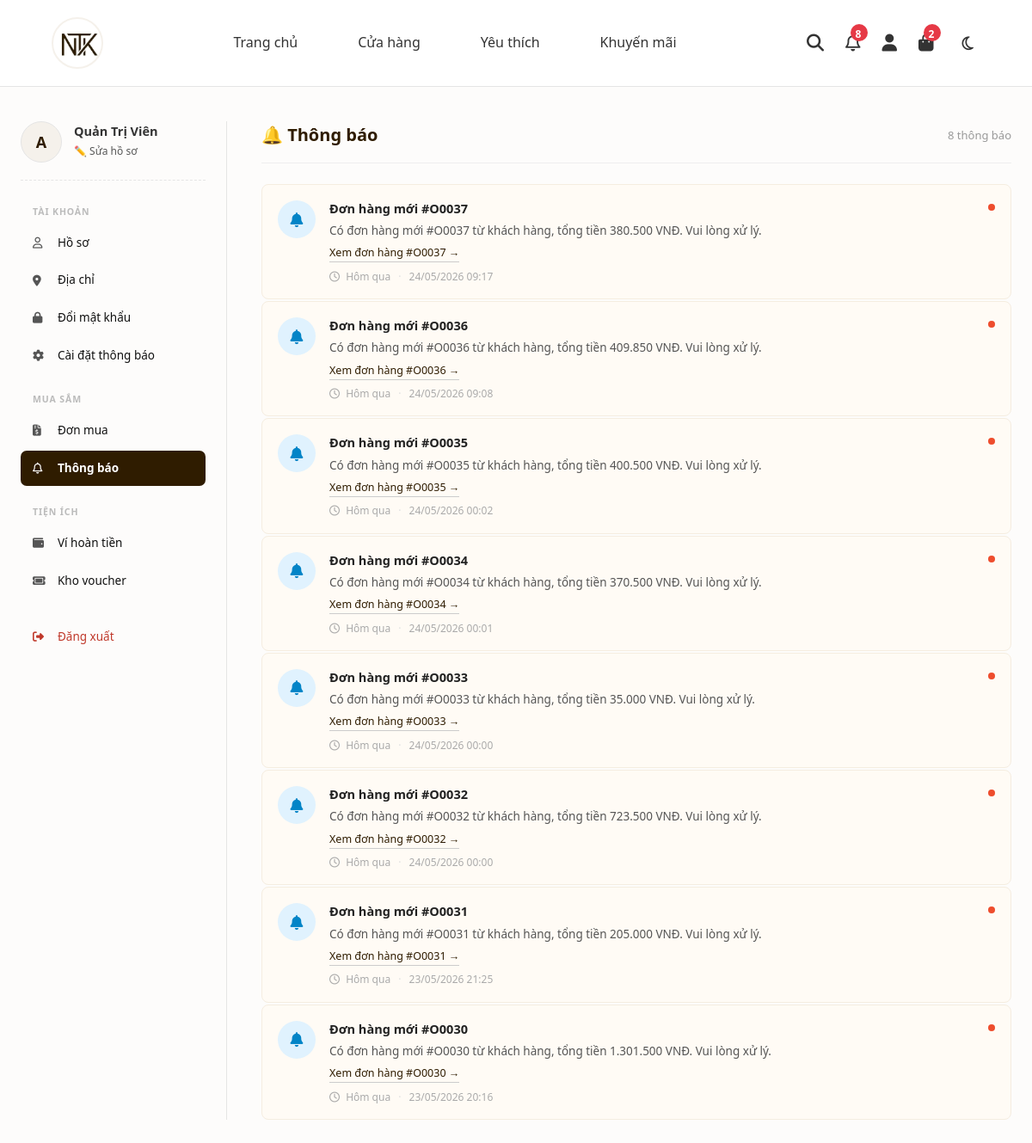
Page /views/user/dashboard.php?view=thongbao (signed in) on the earlier database version.
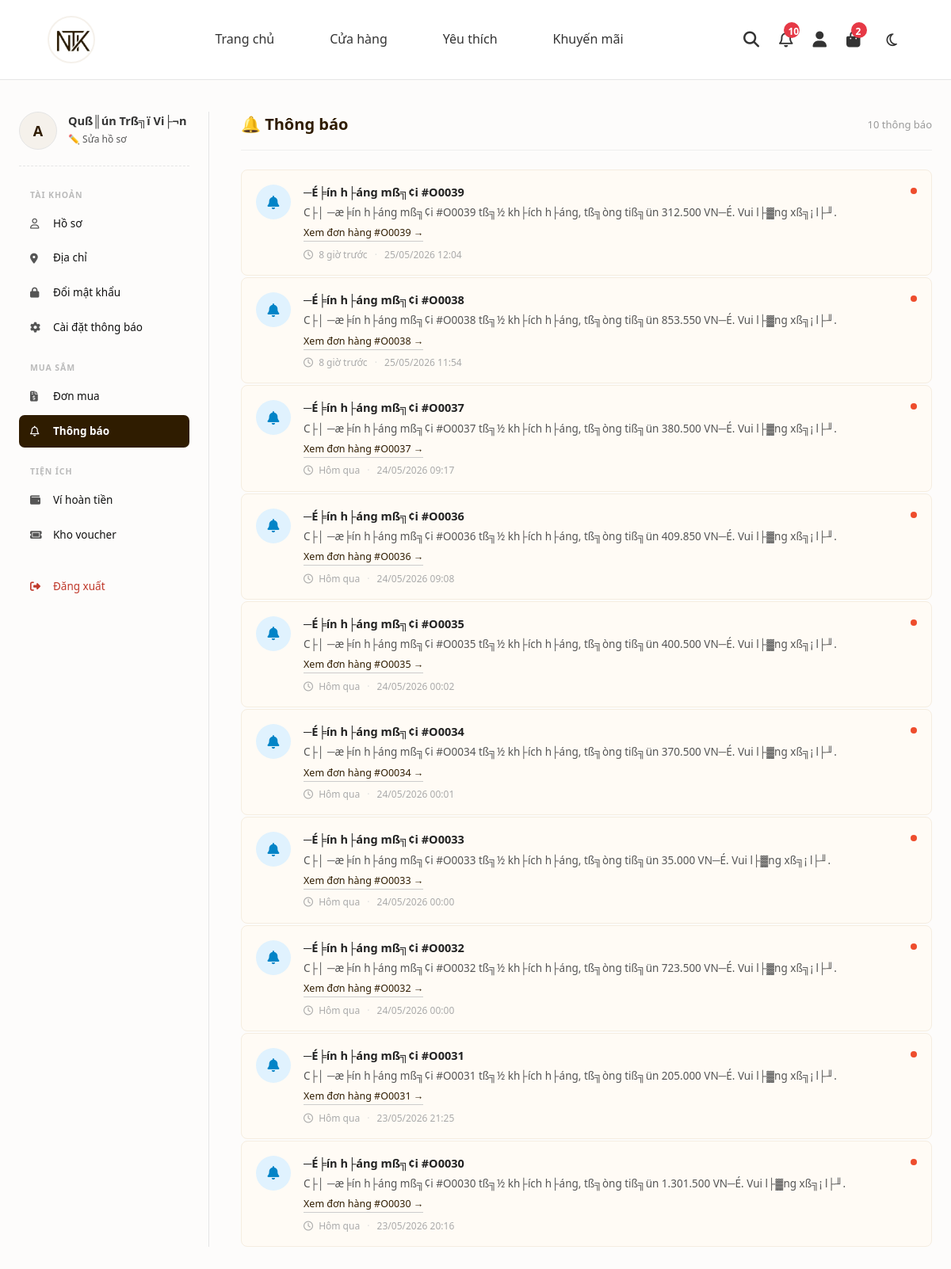
Same page on the later database version.
### tables this page shows
CREATE TABLE `users` (
  `user_id` char(5) NOT NULL,
  `username` varchar(50) NOT NULL,
  `password` varchar(50) NOT NULL,
  `fullname` varchar(100) DEFAULT NULL,
  `email` varchar(100) DEFAULT NULL,
  `phonenumber` varchar(10) DEFAULT NULL,
  `address` text DEFAULT NULL,
  `verification_code` varchar(6) DEFAULT NULL,
  `verification_code_expires_at` datetime DEFAULT NULL,
  `is_verified` int(11) DEFAULT 0,
  `role` int(11) DEFAULT 0,
  `status` int(11) DEFAULT 1,
  `created_at` datetime DEFAULT current_timestamp(),
  `total_orders` int(11) DEFAULT 0,
  `total_spend` decimal(15,2) DEFAULT 0.00,
  `bank_name` varchar(100) DEFAULT NULL,
  `bank_account_number` varchar(20) DEFAULT NULL,
  `bank_account_name` varchar(100) DEFAULT NULL,
  `wallet_balance` decimal(15,2) DEFAULT 0.00,
  `current_points` int(11) NOT NULL DEFAULT 0,
  `tier` varchar(50) NOT NULL DEFAULT 'Member',
  `accumulated_points` int(11) NOT NULL DEFAULT 0,
  PRIMARY KEY (`user_id`),
  UNIQUE KEY `username` (`username`)
);

CREATE TABLE `notifications` (
  `noti_id` int(11) NOT NULL AUTO_INCREMENT,
  `user_id` char(5) DEFAULT NULL,
  `type` varchar(50) DEFAULT 'system',
  `title` varchar(200) NOT NULL,
  `message` varchar(500) NOT NULL,
  `related_order_id` char(5) DEFAULT NULL,
  `is_read` tinyint(1) DEFAULT 0,
  `created_at` datetime DEFAULT current_timestamp(),
  PRIMARY KEY (`noti_id`),
  KEY `idx_noti_user` (`user_id`),
  KEY `idx_noti_order` (`related_order_id`)
);

### src/views/user/notifications.php (the view, shortened to what the rows shown need)
<?php
$user_id = $_SESSION['user_id'];
try {
    $conn->prepare("UPDATE notifications SET is_read = 1 WHERE user_id = :uid AND is_read = 0")
         ->execute(['uid' => $user_id]);
} catch (PDOException $e) {}
$notifications = [];
try {
    $sql = "SELECT * FROM notifications WHERE user_id = :uid ORDER BY created_at DESC LIMIT 50";
    $stmt = $conn->prepare($sql);
    $stmt->execute(['uid' => $user_id]);
    $notifications = $stmt->fetchAll(PDO::FETCH_ASSOC);
} catch (PDOException $e) {
}
usort($notifications, function($a, $b) {
    return strtotime($b['created_at']) <=> strtotime($a['created_at']);
});
function getNotiStyle($type) {
    $map = [
        'order_placed'            => ['icon' => 'fa-solid fa-bag-shopping',     'color' => 'icon-blue'],
        'order_pending_payment'   => ['icon' => 'fa-solid fa-clock',            'color' => 'icon-orange'],
        'order_confirmed'         => ['icon' => 'fa-solid fa-circle-check',     'color' => 'icon-green'],
        'order_shipping'          => ['icon' => 'fa-solid fa-truck-fast',        'color' => 'icon-orange'],
        'order_completed'         => ['icon' => 'fa-solid fa-star',             'color' => 'icon-green'],
        'order_cancelled'         => ['icon' => 'fa-regular fa-circle-xmark',   'color' => 'icon-red'],
        'return_request'          => ['icon' => 'fa-solid fa-rotate-left',       'color' => 'icon-orange'],
        'return_approved'         => ['icon' => 'fa-solid fa-thumbs-up',         'color' => 'icon-green'],
        'return_rejected'         => ['icon' => 'fa-solid fa-ban',              'color' => 'icon-red'],
        'refund_done'             => ['icon' => 'fa-solid fa-wallet',           'color' => 'icon-green'],
        'delivery_failed'         => ['icon' => 'fa-solid fa-triangle-exclamation', 'color' => 'icon-red'],
        'cancel_approved'         => ['icon' => 'fa-solid fa-circle-xmark',     'color' => 'icon-red'],
        'cancel_rejected'         => ['icon' => 'fa-solid fa-ban',              'color' => 'icon-red'],
        'order_update'            => ['icon' => 'fa-solid fa-bell',             'color' => 'icon-blue'],
    ];
    return $map[$type] ?? ['icon' => 'fa-solid fa-bell', 'color' => 'icon-blue'];
}
function timeAgo($datetime) {
    $now  = new DateTime();
    $time = new DateTime($datetime);
    $diff = $now->diff($time);
    if ($diff->d === 0 && $diff->h === 0) {
        return $diff->i <= 1 ? 'Vừa xong' : $diff->i . ' phút trước';
    } elseif ($diff->d === 0) {
        return $diff->h . ' giờ trước';
    } elseif ($diff->d === 1) {
        return 'Hôm qua';
    } elseif ($diff->d < 7) {
        return $diff->d . ' ngày trước';
    } else {
        return date('d/m/Y', strtotime($datetime));
    }
}
?>
<div class="noti-page-header">
    <h2 class="noti-page-title">🔔 Thông báo</h2>
</div>
<div class="noti-list">
    <?php if (empty($notifications)): ?>
        <div class="noti-empty">
            <i class="fa-regular fa-bell-slash"></i>
            <p>Bạn chưa có thông báo nào.</p>
        </div>
    <?php else: ?>
        <?php foreach ($notifications as $noti): ?>
            <?php
            $style     = getNotiStyle($noti['type']);
            $is_unread = !$noti['is_read'];
            ?>
            <div class="noti-item <?= $is_unread ? 'unread' : '' ?>">
                <div class="noti-icon <?= $style['color'] ?>">
                    <i class="<?= $style['icon'] ?>"></i>
                </div>
                <div class="noti-body">
                    <div class="noti-title"><?= htmlspecialchars($noti['title']) ?></div>
                    <div class="noti-msg"><?= htmlspecialchars($noti['message']) ?></div>
                    <?php if (!empty($noti['related_order_id'])): ?>
                        <a href="dashboard.php?view=chitietdonhang&id=<?= htmlspecialchars($noti['related_order_id']) ?>"
                           class="noti-order-link">
                            Xem đơn hàng #<?= htmlspecialchars($noti['related_order_id']) ?> →
                        </a>
                    <?php endif; ?>
                    <div class="noti-time">
                        <i class="fa-regular fa-clock" style="margin-right:4px;"></i>
                        <?= timeAgo($noti['created_at']) ?>
                        <span style="color:#ddd; margin:0 6px;">·</span>
                        <?= date('d/m/Y H:i', strtotime($noti['created_at'])) ?>
                    </div>
                </div>
                <?php if ($is_unread): ?>
                    <div class="unread-dot" title="Chưa đọc"></div>
                <?php endif; ?>
            </div>
        <?php endforeach; ?>
    <?php endif; ?>
</div>

### src/views/user/dashboard.php (shortened to what the rows shown need)
<?php
require_once __DIR__ . '/../../config/database.php';
try {
    $stmt = $conn->prepare("SELECT * FROM users WHERE user_id = :user_id");
    $stmt->execute(['user_id' => $_SESSION['user_id']]);
    $current_user = $stmt->fetch(PDO::FETCH_ASSOC);
} catch (PDOException $e) {
    echo "Lỗi: " . $e->getMessage();
    exit;
}
$view = isset($_GET['view']) ? $_GET['view'] : 'hoso';
?>
<!DOCTYPE html>
<html lang="vi">
<head>
    <link rel="stylesheet" href="https://cdnjs.cloudflare.com/ajax/libs/font-awesome/6.4.0/css/all.min.css">
    <link rel="stylesheet" href="../../assets/css/style.css">
</head>
<body>
<?php
require realpath(__DIR__ . '/../../includes/header.php');
?>
<div class="dashboard-wrap">
    <aside class="dashboard-sidebar">
        <div class="user-card">
            <div class="user-avatar"><?= strtoupper(substr($current_user['username'], 0, 1)) ?></div>
            <div>
                <div class="user-name"><?= htmlspecialchars($current_user['fullname'] ?: $current_user['username']) ?></div>
                <a href="dashboard.php?view=hoso" class="user-edit">✏️ Sửa hồ sơ</a>
            </div>
        </div>
    </aside>
    <main class="dashboard-content">
        <?php
            switch ($view) {
                case 'thongbao':       include 'notifications.php';        break;
            }
        ?>
    </main>
</div>
</body>
</html>

Differences in the rows shown:
changed users: fullname "Quản Trị Viên" → "Quß║ún Trß╗ï Vi├¬n"
added notifications: title "─É╞ín h├áng mß╗¢i #O0039", message "C├│ ─æ╞ín h├áng mß╗¢i #O0039 tß╗½ kh├ích h├áng, tß╗òng tiß╗ün 312.500 VN─É. Vui l├▓ng xß╗¡ l├╜.", related_order "O0039", created_at "8 giờ trước", created_at "25/05/2026 12:04", is_read 0 (drawn)
added notifications: title "─É╞ín h├áng mß╗¢i #O0038", message "C├│ ─æ╞ín h├áng mß╗¢i #O0038 tß╗½ kh├ích h├áng, tß╗òng tiß╗ün 853.550 VN─É. Vui l├▓ng xß╗¡ l├╜.", related_order "O0038", created_at "8 giờ trước", created_at "25/05/2026 11:54", is_read 0 (drawn)
changed notifications: title "Đơn hàng mới #O0037" → "─É╞ín h├áng mß╗¢i #O0037"; message "Có đơn hàng mới #O0037 từ khách hàng, tổng tiền 380.500 VNĐ. Vui lòng xử lý." → "C├│ ─æ╞ín h├áng mß╗¢i #O0037 tß╗½ kh├ích h├áng, tß╗òng tiß╗ün 380.500 VN─É. Vui l├▓ng xß╗¡ l├╜."
changed notifications: title "Đơn hàng mới #O0036" → "─É╞ín h├áng mß╗¢i #O0036"; message "Có đơn hàng mới #O0036 từ khách hàng, tổng tiền 409.850 VNĐ. Vui lòng xử lý." → "C├│ ─æ╞ín h├áng mß╗¢i #O0036 tß╗½ kh├ích h├áng, tß╗òng tiß╗ün 409.850 VN─É. Vui l├▓ng xß╗¡ l├╜."
changed notifications: title "Đơn hàng mới #O0035" → "─É╞ín h├áng mß╗¢i #O0035"; message "Có đơn hàng mới #O0035 từ khách hàng, tổng tiền 400.500 VNĐ. Vui lòng xử lý." → "C├│ ─æ╞ín h├áng mß╗¢i #O0035 tß╗½ kh├ích h├áng, tß╗òng tiß╗ün 400.500 VN─É. Vui l├▓ng xß╗¡ l├╜."
changed notifications: title "Đơn hàng mới #O0034" → "─É╞ín h├áng mß╗¢i #O0034"; message "Có đơn hàng mới #O0034 từ khách hàng, tổng tiền 370.500 VNĐ. Vui lòng xử lý." → "C├│ ─æ╞ín h├áng mß╗¢i #O0034 tß╗½ kh├ích h├áng, tß╗òng tiß╗ün 370.500 VN─É. Vui l├▓ng xß╗¡ l├╜."
changed notifications: title "Đơn hàng mới #O0033" → "─É╞ín h├áng mß╗¢i #O0033"; message "Có đơn hàng mới #O0033 từ khách hàng, tổng tiền 35.000 VNĐ. Vui lòng xử lý." → "C├│ ─æ╞ín h├áng mß╗¢i #O0033 tß╗½ kh├ích h├áng, tß╗òng tiß╗ün 35.000 VN─É. Vui l├▓ng xß╗¡ l├╜."
changed notifications: title "Đơn hàng mới #O0032" → "─É╞ín h├áng mß╗¢i #O0032"; message "Có đơn hàng mới #O0032 từ khách hàng, tổng tiền 723.500 VNĐ. Vui lòng xử lý." → "C├│ ─æ╞ín h├áng mß╗¢i #O0032 tß╗½ kh├ích h├áng, tß╗òng tiß╗ün 723.500 VN─É. Vui l├▓ng xß╗¡ l├╜."
changed notifications: title "Đơn hàng mới #O0031" → "─É╞ín h├áng mß╗¢i #O0031"; message "Có đơn hàng mới #O0031 từ khách hàng, tổng tiền 205.000 VNĐ. Vui lòng xử lý." → "C├│ ─æ╞ín h├áng mß╗¢i #O0031 tß╗½ kh├ích h├áng, tß╗òng tiß╗ün 205.000 VN─É. Vui l├▓ng xß╗¡ l├╜."
changed notifications: title "Đơn hàng mới #O0030" → "─É╞ín h├áng mß╗¢i #O0030"; message "Có đơn hàng mới #O0030 từ khách hàng, tổng tiền 1.301.500 VNĐ. Vui lòng xử lý." → "C├│ ─æ╞ín h├áng mß╗¢i #O0030 tß╗½ kh├ích h├áng, tß╗òng tiß╗ün 1.301.500 VN─É. Vui l├▓ng xß╗¡ l├╜."
Other differences:
$unread_noti_count: "8" → "10"
count($notifications): "8" → "10"
